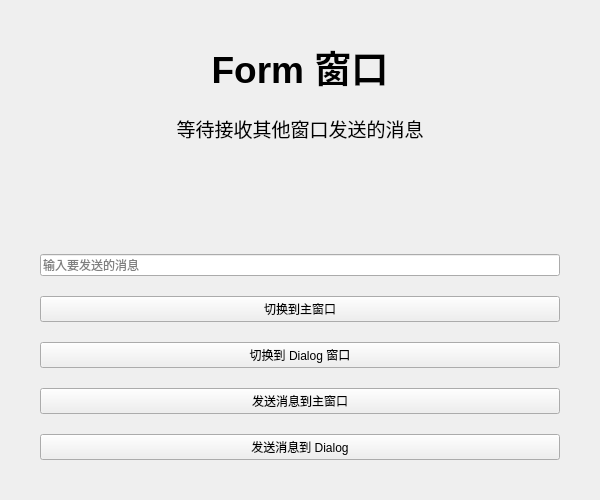
<?xml version="1.0" encoding="UTF-8"?>
<ui version="4.0">
 <class>FormWindow</class>
 <widget class="QWidget" name="FormWindow">
  <property name="geometry">
   <rect>
    <x>0</x>
    <y>0</y>
    <width>600</width>
    <height>500</height>
   </rect>
  </property>
  <property name="windowTitle">
   <string>Form 窗口</string>
  </property>
  <layout class="QVBoxLayout" name="verticalLayout">
   <property name="spacing">
    <number>20</number>
   </property>
   <property name="leftMargin">
    <number>40</number>
   </property>
   <property name="topMargin">
    <number>40</number>
   </property>
   <property name="rightMargin">
    <number>40</number>
   </property>
   <property name="bottomMargin">
    <number>40</number>
   </property>
   <item>
    <widget class="QLabel" name="titleLabel">
     <property name="font">
      <font>
       <pointsize>28</pointsize>
       <bold>true</bold>
      </font>
     </property>
     <property name="text">
      <string>Form 窗口</string>
     </property>
     <property name="alignment">
      <set>Qt::AlignCenter</set>
     </property>
    </widget>
   </item>
   <item>
    <widget class="QLabel" name="messageLabel">
     <property name="font">
      <font>
       <pointsize>14</pointsize>
      </font>
     </property>
     <property name="text">
      <string>等待接收其他窗口发送的消息</string>
     </property>
     <property name="alignment">
      <set>Qt::AlignCenter</set>
     </property>
    </widget>
   </item>
   <item>
    <spacer name="verticalSpacer">
     <property name="orientation">
      <enum>Qt::Vertical</enum>
     </property>
     <property name="sizeHint" stdset="0">
      <size>
       <width>20</width>
       <height>40</height>
      </size>
     </property>
    </spacer>
   </item>
   <item>
    <widget class="QLineEdit" name="messageInput">
     <property name="placeholderText">
      <string>输入要发送的消息</string>
     </property>
    </widget>
   </item>
   <item>
    <widget class="QPushButton" name="btnSwitchToMain">
     <property name="text">
      <string>切换到主窗口</string>
     </property>
    </widget>
   </item>
   <item>
    <widget class="QPushButton" name="btnSwitchToDialog">
     <property name="text">
      <string>切换到 Dialog 窗口</string>
     </property>
    </widget>
   </item>
   <item>
    <widget class="QPushButton" name="btnSendToMain">
     <property name="text">
      <string>发送消息到主窗口</string>
     </property>
    </widget>
   </item>
   <item>
    <widget class="QPushButton" name="btnSendToDialog">
     <property name="text">
      <string>发送消息到 Dialog</string>
     </property>
    </widget>
   </item>
  </layout>
 </widget>
 <resources/>
 <connections/>
</ui>
